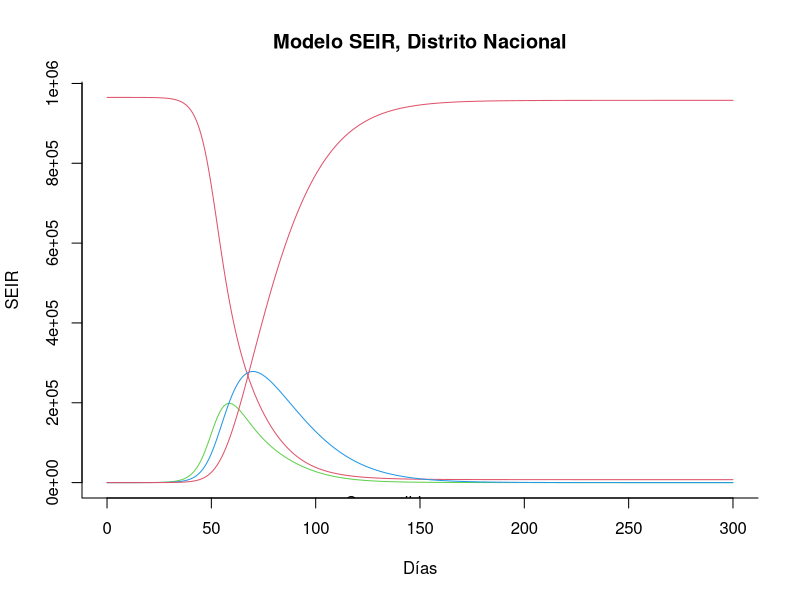
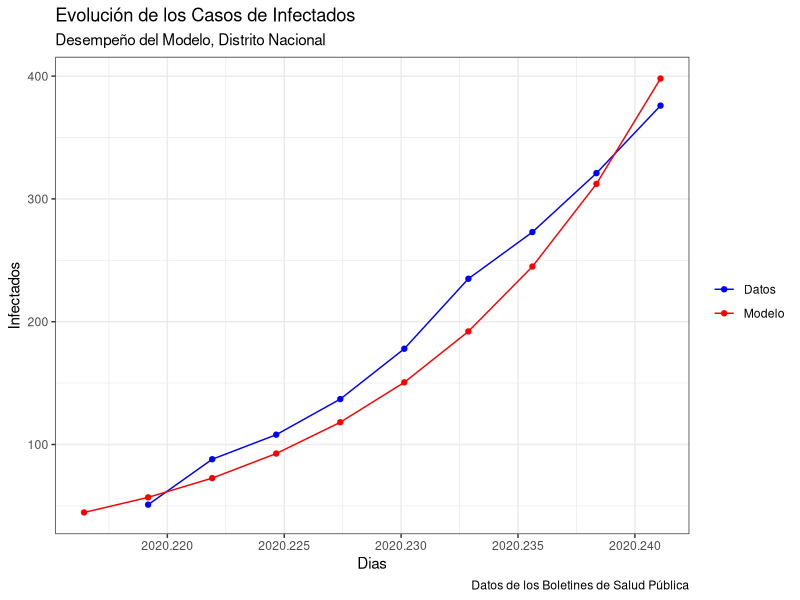
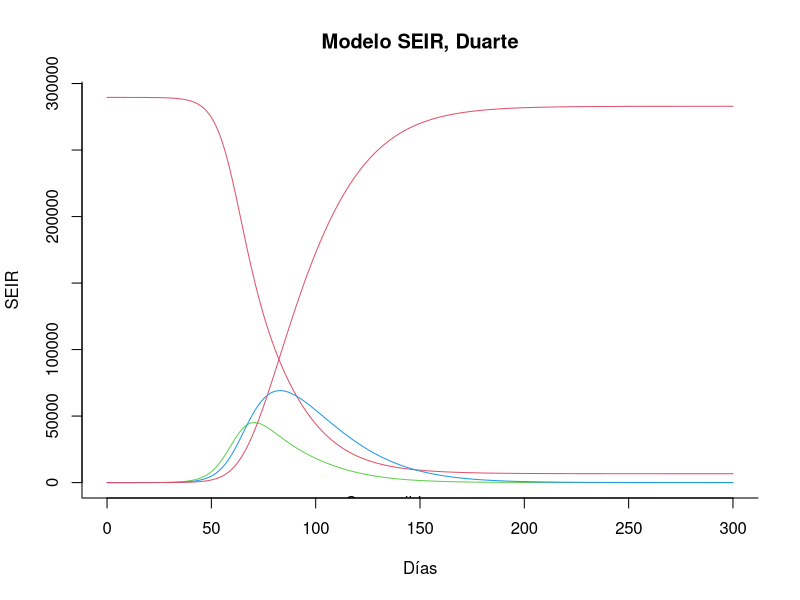
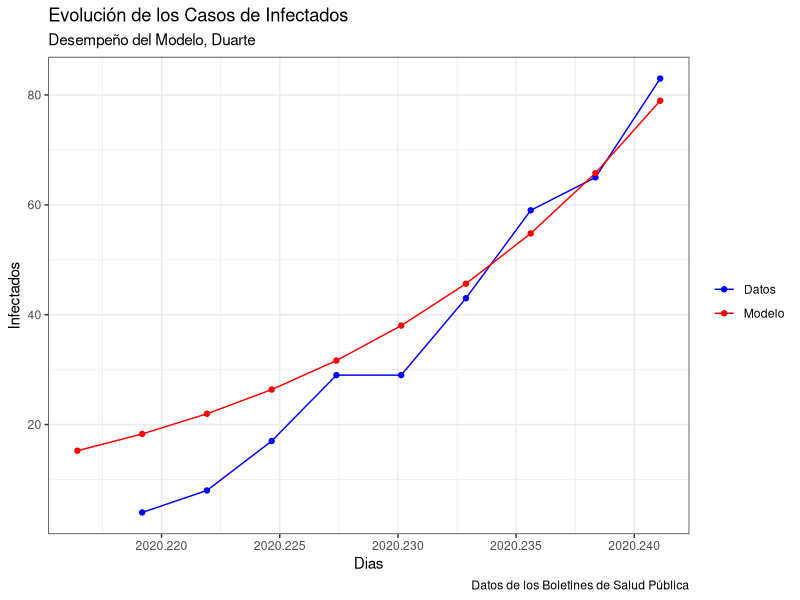
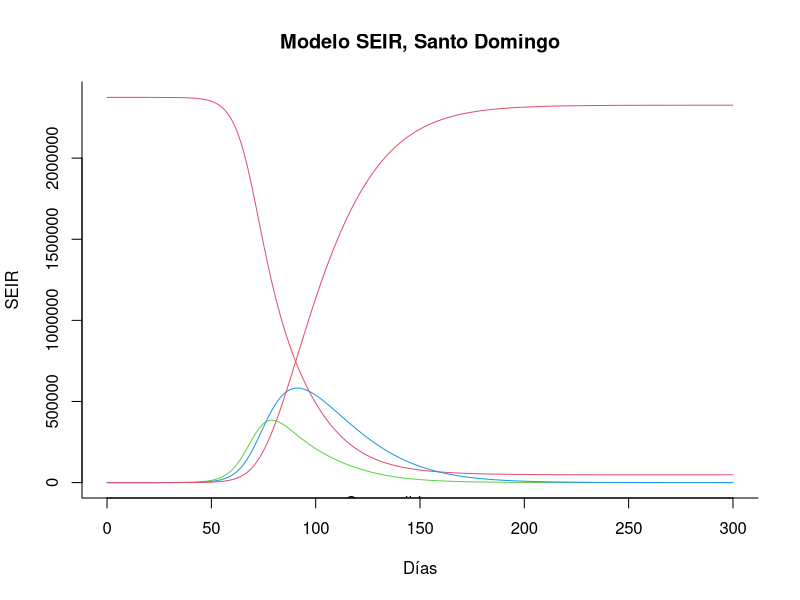
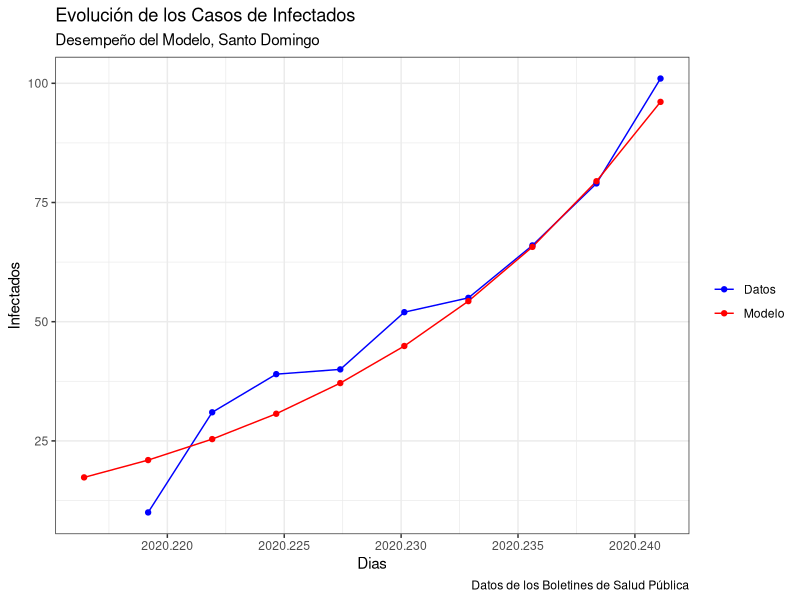
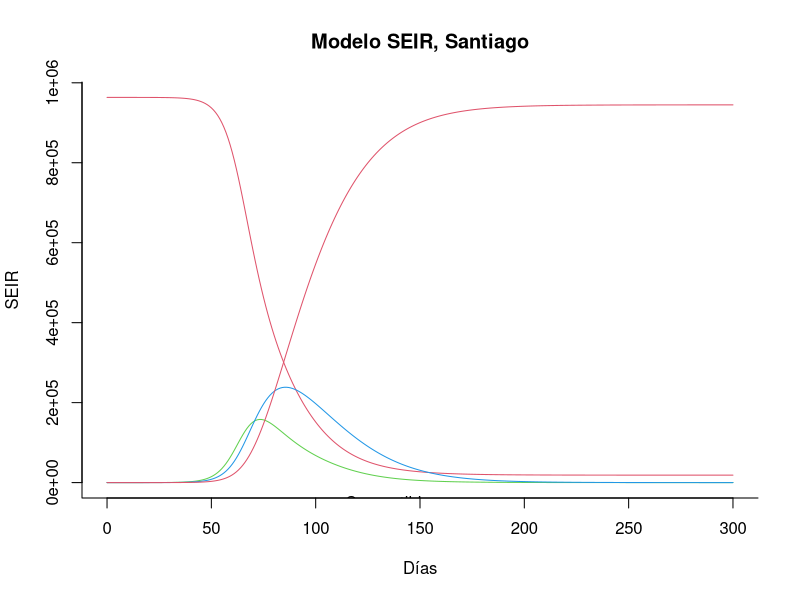
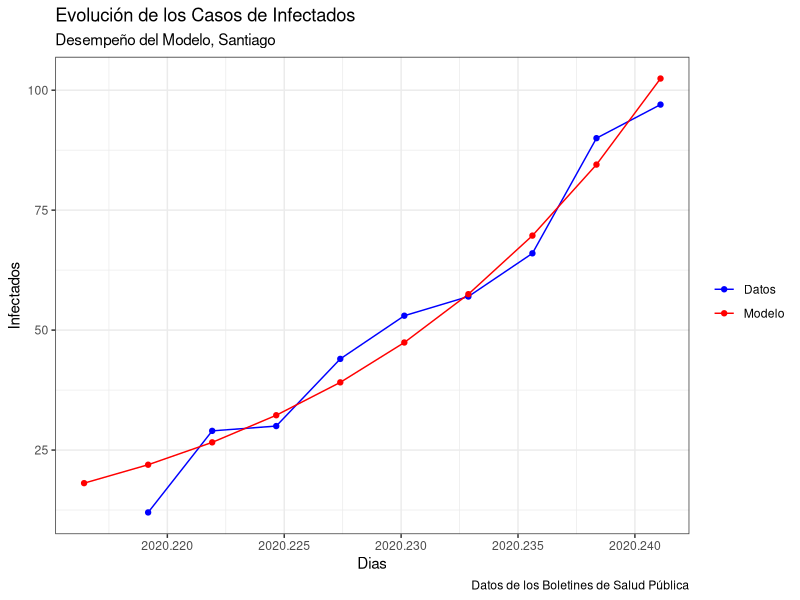

Write the R code that produced these figures, in order.

########## Codigo: Modelo SEIR COVID19: Republica Dominicana, con Analisis de Politicas de Movibildad######
#########  Francisco A. Ramírez / Vicente Peña Peralta
#########  Universidad Autónoma de Santo Domingo
rm(list=ls())
#Librerias a utilizar
library(deSolve)
library(ggplot2)
library(tseries)
library(forecast)
library(readxl)

d    <- ts(read_excel("data_para_politicas.xlsx"),freq =365, start = c(2020,62))


#Modelo SEIR

modelo_seir = function (valores_iniciales, valores_estado, parametros)
{
  # creamos las variables de estados
  S_DN = valores_estado [1]        # susceptibles
  S_DU = valores_estado [2]
  S_SD = valores_estado [3]
  S_ST = valores_estado [4]
  S_RE = valores_estado [5]
  
  E_DN = valores_estado [6]
  E_DU = valores_estado [7]
  E_SD = valores_estado [8]
  E_ST = valores_estado [9]
  E_RE = valores_estado [10]
  
  I_DN = valores_estado [11]
  I_DU = valores_estado [12]
  I_SD = valores_estado [13]
  I_ST = valores_estado [14]
  I_RE = valores_estado [15]
  
  R_DN = valores_estado [16]        # recuperados
  R_DU = valores_estado [17]        # recuperados
  R_SD = valores_estado [18]        # recuperados
  R_ST = valores_estado [19]        # recuperados
  R_RE = valores_estado [20]        # recuperados
  
  with ( 
    as.list (parametros), 
    {
      b_dn = b0_dn*(1-a0_dn)*(1-0.05*I_DN)^k0_dn
      b_sd = b0_sd*(1-a0_sd)*(1-0.05*I_SD)^k0_sd
      b_du = b0_du*(1-a0_du)*(1-0.05*I_DU)^k0_du
      b_st = b0_st*(1-a0_st)*(1-0.05*I_ST)^k0_st
      b_re = b0_re*(1-a0_re)*(1-0.05*I_RE)^k0_re
      
      # derivadas parciales
      dS_DN = (-b_dn * S_DN * I_DN)
      dS_DU = (-b_du * S_DU * I_DU)
      dS_SD = (-b_sd * S_SD * I_SD)
      dS_ST = (-b_st * S_ST * I_ST)
      dS_RE = (-b_re * S_RE * I_RE)
      
      dE_DN = (b_dn * S_DN * I_DN) - (delta * E_DN)
      dE_DU = (b_du * S_DU * I_DU) - (delta * E_DU)
      dE_SD = (b_sd * S_SD * I_SD) - (delta * E_SD)
      dE_ST = (b_st * S_ST * I_ST) - (delta * E_ST)
      dE_RE = (b_re * S_RE * I_RE) - (delta * E_RE)
      
      dI_DN = (delta * E_DN) - (gamma * I_DN)
      dI_DU = (delta * E_DU) - (gamma * I_DU)
      dI_SD = (delta * E_SD) - (gamma * I_SD)
      dI_ST = (delta * E_ST) - (gamma * I_ST)
      dI_RE = (delta * E_RE) - (gamma * I_RE)
      
      dR_DN = (gamma * I_DN)
      dR_DU = (gamma * I_DU)
      dR_SD = (gamma * I_SD)
      dR_ST = (gamma * I_ST)
      dR_RE = (gamma * I_RE)
      
      # resultados 
      results = c (dS_DN, dS_DU, dS_SD, dS_ST, dS_RE,
                   dE_DN, dE_DU, dE_SD, dE_ST, dE_RE, 
                   dI_DN, dI_DU, dI_SD, dI_ST, dI_RE, 
                   dR_DN, dR_DU, dR_SD, dR_ST, dR_RE)
      list (results)
    }
  )
}



#Parametros Calibrados Generales
period_laten <- 14            # periodo latente
period_incu  <- 7              # periodo incubacion del virus 
gamma_value  <- 1 / period_laten
delta_value  <- 1 / period_incu
tiempo_disc <- seq (0, 300, by=1)

a0_dn  <- 0
a0_du  <- 0
a0_sd  <- 0
a0_st  <- 0
a0_re  <- 0

b0_dn  <- 0.85 
b0_du  <- 0.58
b0_sd  <- 0.61
b0_st  <- 0.62
b0_re  <- 0.72
  
k0_dn  <- 100
k0_du  <- 100
k0_sd  <- 100
k0_st  <- 100
k0_re  <- 100

p <- c(a0_dn = a0_dn, a0_du = a0_du, a0_sd = a0_sd, a0_st = a0_st, a0_re = a0_re,
       b0_dn = b0_dn, b0_du = b0_du, b0_sd = b0_sd, b0_st = b0_st, b0_re = b0_re,
       k0_dn = k0_dn, k0_du = k0_du, k0_sd = k0_sd, k0_st = k0_st, k0_re = k0_re,
       gamma = gamma_value, delta = delta_value)
#Suceptibles
W_DN <- 965040
W_DU <- 289574
W_SD <- 2374370
W_ST <- 963422
W_RE <- 4852875
W    <- W_DN + W_DU + W_SD + W_ST + W_RE
#Expuestps
X_DN <- 0
X_DU <- 0
X_SD <- 0
X_ST <- 0
X_RE <- 0
X    <- X_DN + X_DU + X_SD + X_ST + X_RE 
#Infectados
Y_DN <- 1
Y_DU <- 1
Y_SD <- 1
Y_ST <- 1
Y_RE <- 1
Y    <- Y_DN + Y_DU + Y_SD + Y_ST + Y_RE
#Recuperados
Z_DN <- 0
Z_DU <- 0
Z_SD <- 0
Z_ST <- 0
Z_RE <- 0
Z   <- Z_DN + Z_DU + Z_SD + Z_ST +Z_RE
#Poblaciones
N_DN <- W_DN + X_DN + Y_DN + Z_DN
N_DU <- W_DU + X_DU + Y_DU + Z_DU
N_SD <- W_SD + X_SD + Y_SD + Z_SD
N_ST <- W_ST + X_ST + Y_ST + Z_ST
N_RE <- W_RE + X_RE + Y_RE + Z_RE 
N <- N_DN + N_DU + N_SD + N_ST + N_RE

valor_ini <- c(S_DN = W_DN/N_DN, S_DU = W_DU/N_DU, S_SD = W_SD/N_SD, S_ST = W_ST/N_ST, S_RE = W_RE/N_RE,
               E_DN = X_DN/N_DN, E_DU = X_DU/N_DU, E_SD = X_SD/N_SD, E_ST = X_ST/N_ST, E_RE = X_RE/N_RE,
               I_DN = Y_DN/N_DN, I_DU = Y_DU/N_DU, I_SD = Y_SD/N_SD, I_ST = Y_ST/N_ST, I_RE = Y_RE/N_RE,
               R_DN = Z_DN/N_DN, R_DU = Z_DU/N_DU, R_SD = Z_SD/N_SD, R_ST = Z_ST/N_ST, R_RE = Z_RE/N_RE)

#valor_ini <- c(S_DN = W_DN/N, S_DU = W_DU/N, S_SD = W_SD/N, S_ST = W_ST/N, S_RE = W_RE/N,
#               E_DN = X_DN/N, E_DU = X_DU/N, E_SD = X_SD/N, E_ST = X_ST/N, E_RE = X_RE/N,
#               I_DN = Y_DN/N, I_DU = Y_DU/N, I_SD = Y_SD/N, I_ST = Y_ST/N, I_RE = Y_RE/N,
#               R_DN = Z_DN/N, R_DU = Z_DU/N, R_SD = Z_SD/N, R_ST = Z_ST/N, R_RE = Z_RE/N)


#Simulacion
o  <-  ode(valor_ini, tiempo_disc, modelo_seir, p)
o  <- as.data.frame(o)
o$time <- NULL
st  <- ts(o, freq = 365, start = c(2020,62))
         
#Graficando

#----------------
#Distrito Nacional
#----------------

matplot(x = tiempo_disc, y = st[,c(1,6,11,16)]*N_DN, type = "l",
        xlab = "Días", ylab = "SEIR", main = "Modelo SEIR, Distrito Nacional",
        lwd = 1, lty = 1, bty = "l", col = 2:4)
legend(100, 0.7, c("Susceptibles", "Expuestos", "Infectados", "Recuperados"), 
       pch = 1, col = 2:4, bty = "n", cex = 1)

#Ajuste de los Casos Publicados por Salud Publica
s_dn <- ts(st[1:28,11]*N_DN,freq = 365, start = c(2020,62))
d_dn <- d[,2]

data_dn <-  window(cbind(d_dn,s_dn),start=c(2020,80))

data_dn %>% autoplot(xlab = "Dias",
                     ylab = "Infectados")+
  ggtitle(label = "Evolución de los Casos de Infectados",
          subtitle = "Desempeño del Modelo, Distrito Nacional")+
  labs(caption = "Datos de los Boletines de Salud Pública")+
  scale_color_manual( name = element_blank(), label = c("Datos", "Modelo"), values = c("blue", "red"))+
  theme_bw()+
  geom_point()



#----------------
#Duarte
#----------------

matplot(x = tiempo_disc, y = st[,c(2,7,12,17)]*N_DU, type = "l",
        xlab = "Días", ylab = "SEIR", main = "Modelo SEIR, Duarte",
        lwd = 1, lty = 1, bty = "l", col = 2:4)
legend(100, 0.7, c("Susceptibles", "Expuestos", "Infectados", "Recuperados"), 
       pch = 1, col = 2:4, bty = "n", cex = 1)

#Ajuste de los Casos Publicados por Salud Publica
s_du <- ts(st[1:28,12]*N_DU,freq = 365, start = c(2020,62))
d_du <- d[,3]

data_du <-  window(cbind(d_du,s_du),start=c(2020,80))

data_du %>% autoplot(xlab = "Dias",
                     ylab = "Infectados")+
  ggtitle(label = "Evolución de los Casos de Infectados",
          subtitle = "Desempeño del Modelo, Duarte")+
  labs(caption = "Datos de los Boletines de Salud Pública")+
  scale_color_manual( name = element_blank(), label = c("Datos", "Modelo"), values = c("blue", "red"))+
  theme_bw()+
  geom_point()


#----------------
#Santo Domingo
#----------------

matplot(x = tiempo_disc, y = st[,c(3,8,13,18)]*N_SD, type = "l",
        xlab = "Días", ylab = "SEIR", main = "Modelo SEIR, Santo Domingo",
        lwd = 1, lty = 1, bty = "l", col = 2:4)
legend(100, 0.7, c("Susceptibles", "Expuestos", "Infectados", "Recuperados"), 
       pch = 1, col = 2:4, bty = "n", cex = 1)

#Ajuste de los Casos Publicados por Salud Publica
s_sd <- ts(st[1:28,13]*N_SD,freq = 365, start = c(2020,62))
d_sd <- d[,4]

data_sd <-  window(cbind(d_sd,s_sd),start=c(2020,80))

data_sd %>% autoplot(xlab = "Dias",
                     ylab = "Infectados")+
  ggtitle(label = "Evolución de los Casos de Infectados",
          subtitle = "Desempeño del Modelo, Santo Domingo")+
  labs(caption = "Datos de los Boletines de Salud Pública")+
  scale_color_manual( name = element_blank(), label = c("Datos", "Modelo"), values = c("blue", "red"))+
  theme_bw()+
  geom_point()


#----------------
#Santiago
#----------------

matplot(x = tiempo_disc, y = st[,c(4,9,14,19)]*N_ST, type = "l",
        xlab = "Días", ylab = "SEIR", main = "Modelo SEIR, Santiago",
        lwd = 1, lty = 1, bty = "l", col = 2:4)
legend(100, 0.7, c("Susceptibles", "Expuestos", "Infectados", "Recuperados"), 
       pch = 1, col = 2:4, bty = "n", cex = 1)

#Ajuste de los Casos Publicados por Salud Publica
s_st <- ts(st[1:28,14]*N_ST,freq = 365, start = c(2020,62))
d_st <- d[,5]

data_st <-  window(cbind(d_st,s_st),start=c(2020,80))

data_st %>% autoplot(xlab = "Dias",
                     ylab = "Infectados")+
  ggtitle(label = "Evolución de los Casos de Infectados",
          subtitle = "Desempeño del Modelo, Santiago")+
  labs(caption = "Datos de los Boletines de Salud Pública")+
  scale_color_manual( name = element_blank(), label = c("Datos", "Modelo"), values = c("blue", "red"))+
  theme_bw()+
  geom_point()


#Resto del Pais
#----------------

matplot(x = tiempo_disc, y = st[,c(5,10,15,20)]*N_RE, type = "l",
        xlab = "Días", ylab = "SEIR", main = "Modelo SEIR, Resto del País",
        lwd = 1, lty = 1, bty = "l", col = 2:4)
legend(100, 0.7, c("Susceptibles", "Expuestos", "Infectados", "Recuperados"), 
       pch = 1, col = 2:4, bty = "n", cex = 1)

#Ajuste de los Casos Publicados por Salud Publica
s_re <- ts(st[1:28,15]*N_RE,freq = 365, start = c(2020,62))
d_re <- d[,6]

data_re <-  window(cbind(d_re,s_re),start=c(2020,80))

data_re %>% autoplot(xlab = "Dias",
                     ylab = "Infectados")+
  ggtitle(label = "Evolución de los Casos de Infectados",
          subtitle = "Desempeño del Modelo, Resto del País")+
  labs(caption = "Datos de los Boletines de Salud Pública")+
  scale_color_manual( name = element_blank(), label = c("Datos", "Modelo"), values = c("blue", "red"))+
  theme_bw()+
  geom_point()

## Analisis de las politicas

### Escenario 1: Cuarentena 
